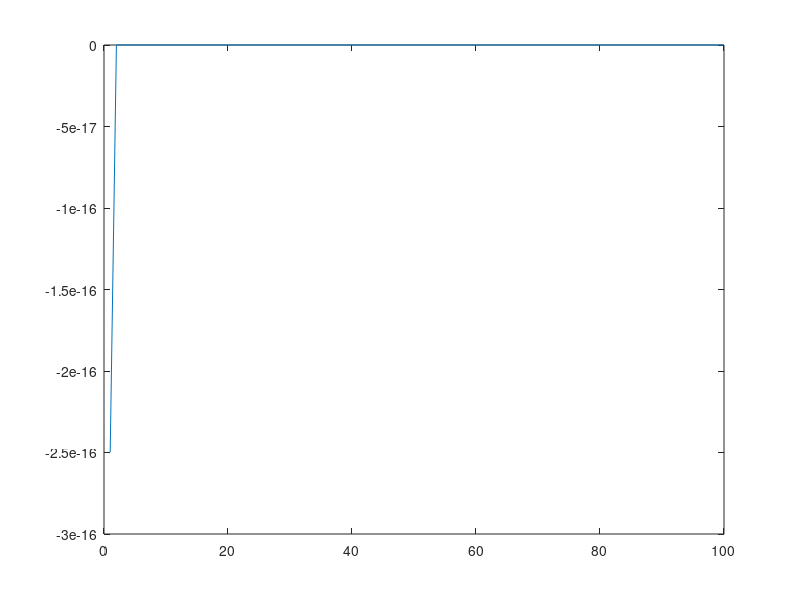

This figure's MATLAB source:
% Solving a transport equation using Augmented Lagrangian?

clear all;
close all;
Nx = 100;
dx = 1/(Nx-1);

Nt = 100;
dt = 1/(Nt-1);

x = 0:dx:1;
t = 0:dt:1;

f = @(x)sin(2*pi*x);

u = zeros(Nt,Nx);

u(1,:) = f(x);

plot(u(1,:))


for i = 2:Nt
    u(i,1:end-1) = u(i-1,1:end-1) + (dt/dx)*(u(i-1,2:end)-u(i-1,1:end-1));
    u(i,end) = 0;
    plot(u(i,:)),drawnow,pause(0.001)
end


ex = ones(Nx,1);
et = ones(Nt,1);
Dx = spdiags([-ex ex],0:1,Nx,Nx)/dx;
Dx(end,end) = 1;
Dt = spdiags([-et et],0:1,Nt,Nt)/dt;

Dx = kron(Dx,speye(Nt));
Dt = kron(speye(Nx),Dt);


Dxu = reshape(Dx*u(:),[Nt,Nx]);

Dtu = reshape(Dt*u(:),[Nt,Nx]);

norm(Dtu(:)-Dxu(:))


v=reshape((Dt-Dx)\zeros(Nt*Nx,1),[Nt,Nx]);